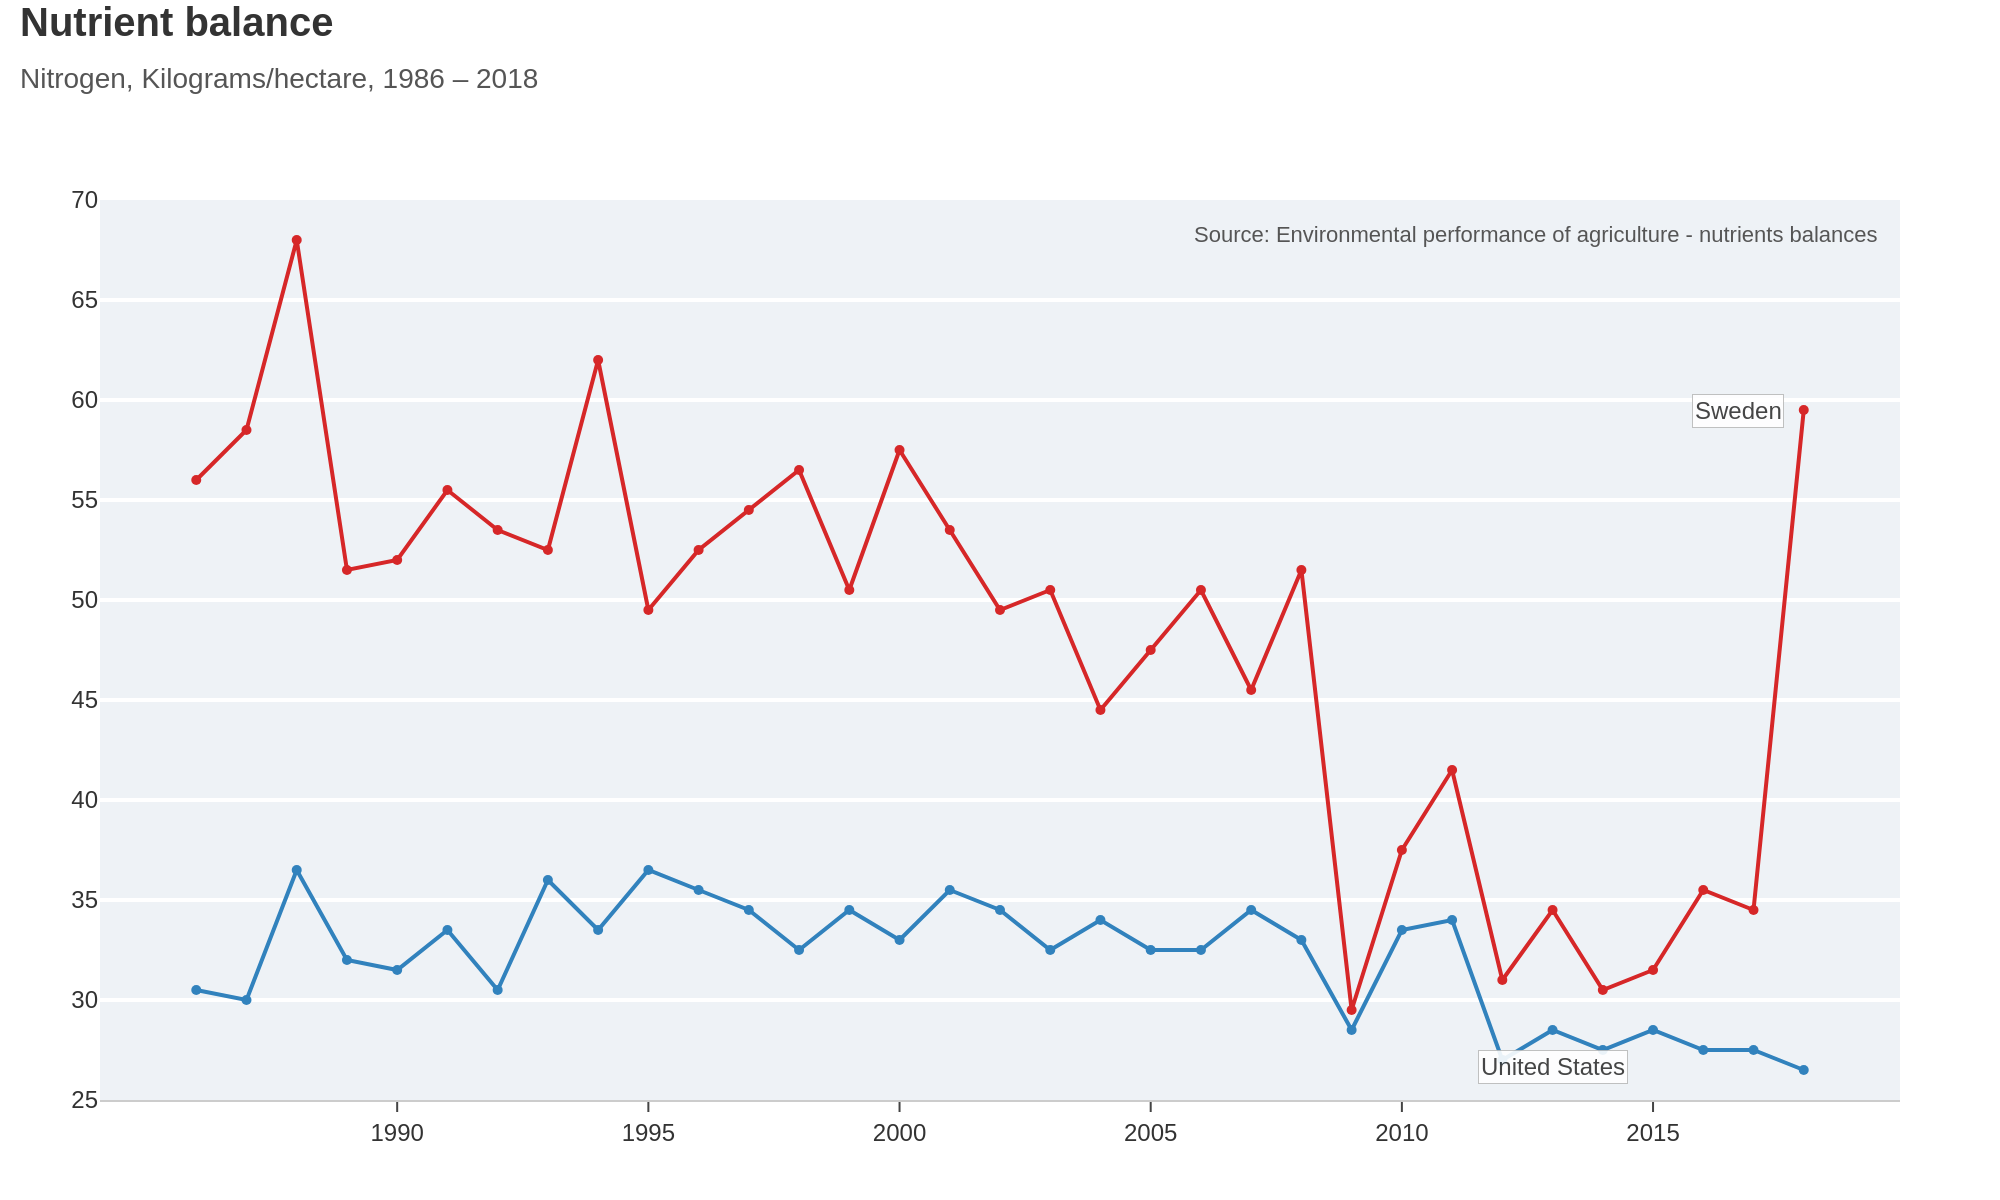

Reproduce this figure in Python.
import sys
import json
import pathlib
import plotly.graph_objects as go

# Check for command-line argument
if len(sys.argv) != 2:
    print(f"Usage: python {pathlib.Path(__file__).name} <json_file_path>")
    sys.exit(1)

# Get the JSON file path from the command-line argument
json_file_path = pathlib.Path(sys.argv[1])

# Check if the JSON file exists
if not json_file_path.is_file():
    print(f"Error: File not found at {json_file_path}")
    sys.exit(1)

# Read the JSON data
with open(json_file_path, 'r', encoding='utf-8') as f:
    chart_json = json.load(f)

# Extract data, texts, and colors from the JSON object
chart_data = chart_json.get('chart_data', [])
texts = chart_json.get('texts', {})
colors = chart_json.get('colors', [])

# Initialize the figure
fig = go.Figure()

# Add traces by iterating through the chart_data
for i, series in enumerate(chart_data):
    fig.add_trace(go.Scatter(
        x=series.get('x'),
        y=series.get('y'),
        name=series.get('name'),
        mode='lines+markers',
        line=dict(color=colors[i], width=2),
        marker=dict(color=colors[i], size=5)
    ))

# Combine title and subtitle using HTML for styling
title_text = f"<b>{texts.get('title', '')}</b><br><span style='font-size:14px;color:#555555'>{texts.get('subtitle', '')}</span>"

# Update layout
fig.update_layout(
    title=dict(
        text=title_text,
        x=0.01,
        y=0.97,
        xanchor='left',
        yanchor='top',
        font=dict(size=20)
    ),
    plot_bgcolor='#eef2f6',
    paper_bgcolor='white',
    font=dict(family="Arial", size=12, color='#333333'),
    showlegend=False,
    margin=dict(t=100, l=50, r=50, b=50),
    xaxis=dict(
        showgrid=False,
        tickmode='array',
        tickvals=[1990, 1995, 2000, 2005, 2010, 2015],
        zeroline=False,
        linecolor='#cccccc',
        ticks='outside'
    ),
    yaxis=dict(
        showgrid=True,
        gridcolor='white',
        gridwidth=2,
        range=[25, 70],
        dtick=5,
        zeroline=False
    )
)

# Add source annotation
fig.add_annotation(
    text=texts.get('source'),
    xref="paper", yref="paper",
    x=0.99, y=0.98,
    showarrow=False,
    xanchor='right',
    yanchor='top',
    align='right',
    font=dict(size=11, color='#555555')
)

# Add data series annotations from JSON
for ann in texts.get('annotations', []):
    fig.add_annotation(
        x=ann.get('x'),
        y=ann.get('y'),
        text=ann.get('text'),
        showarrow=False,
        xanchor=ann.get('xanchor', 'center'),
        yanchor=ann.get('yanchor', 'middle'),
        xshift=ann.get('xshift', 0),
        yshift=ann.get('yshift', 0),
        font=dict(size=12, color='#333333'),
        bgcolor='white',
        bordercolor='#bbbbbb',
        borderwidth=0.5,
        opacity=0.9
    )

# Define output filename and save the image
output_filename = json_file_path.with_suffix('.png').name
fig.write_image(output_filename, scale=2, width=1000, height=600)
print(f"Chart saved to {output_filename}")
